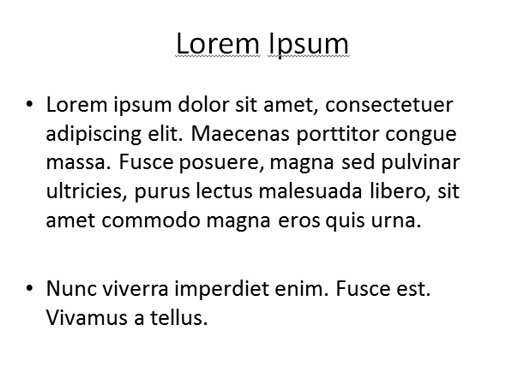
%> input picture (Advanced) Multimedia Information Processing and Communications/17 (08) Corner Extraction/MATLAB/lorem.jpg, 516 x 372 px
$ octave Canny.m   (GNU Octave 9; MATLAB toolbox functions it lacks are replaced by stand-ins)
%> lines starting %> are read from the running program, lines starting %| are printed output that depends on the picture; in (x1, y1, x2, y2) boxes, pixels count from 0 and x2, y2 are one past the last pixel; in counts of white or black regions, pixels touching at a corner belong together; the program's own positions count from 1
I = imread('lorem.jpg'); %przyk³adowy obraz w odcieniach szaroœci
%> I is the input picture: size 372x516 uint8; min 0, max 255, mean 238.7
progi=[0.12,0.18]; %procentowe ni¿szego i wy¿szego progu
I2=edge(I, 'Canny');
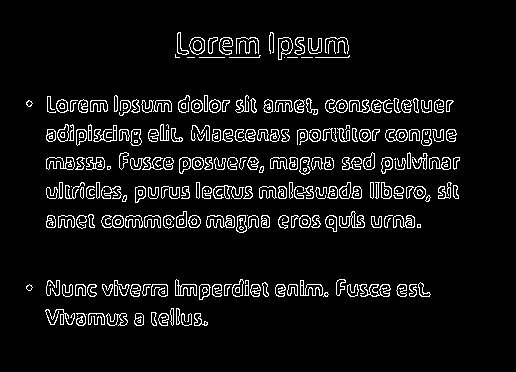
%> I2: size 372x516 logical; 6.6% white in thin lines or dots, all inside (x1, y1, x2, y2) = (26, 32, 460, 326)
%I2=edge(I, 'Canny',progi); %aktywuj, jeœli chcesz ustawiaæ w³asne progi
imshowpair(I,I2,'montage');
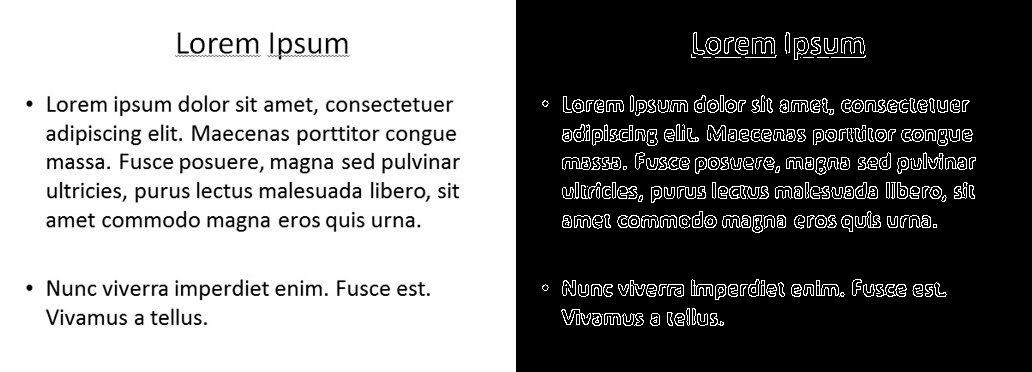
%> displayed picture: size 372x1032, on the screen's scale of 0 to 255; min 0, max 255, mean 127.8
